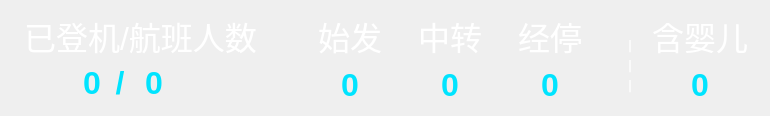
   <widget class="QWidget" name="widget_pplNum" native="true">
    <property name="geometry">
     <rect>
      <x>15</x>
      <y>368</y>
      <width>770</width>
      <height>116</height>
     </rect>
    </property>
    <property name="styleSheet">
     <string notr="true">#widget_pplNum{image: url(:/3实时登机/Images/3实时登机/3.0-3.2/建库人数.png);}</string>
    </property>
    <widget class="QLabel" name="label_countTotal">
     <property name="geometry">
      <rect>
       <x>145</x>
       <y>60</y>
       <width>81</width>
       <height>45</height>
      </rect>
     </property>
     <property name="minimumSize">
      <size>
       <width>0</width>
       <height>0</height>
      </size>
     </property>
     <property name="maximumSize">
      <size>
       <width>16677725</width>
       <height>16777215</height>
      </size>
     </property>
     <property name="font">
      <font>
       <pointsize>24</pointsize>
       <weight>75</weight>
       <bold>true</bold>
      </font>
     </property>
     <property name="styleSheet">
      <string notr="true">color: rgb(0, 228, 255);</string>
     </property>
     <property name="text">
      <string>0</string>
     </property>
     <property name="alignment">
      <set>Qt::AlignLeading|Qt::AlignLeft|Qt::AlignVCenter</set>
     </property>
    </widget>
    <widget class="QLabel" name="label_text0">
     <property name="geometry">
      <rect>
       <x>110</x>
       <y>60</y>
       <width>20</width>
       <height>45</height>
      </rect>
     </property>
     <property name="minimumSize">
      <size>
       <width>20</width>
       <height>0</height>
      </size>
     </property>
     <property name="maximumSize">
      <size>
       <width>20</width>
       <height>16777215</height>
      </size>
     </property>
     <property name="font">
      <font>
       <pointsize>24</pointsize>
       <weight>75</weight>
       <bold>true</bold>
      </font>
     </property>
     <property name="styleSheet">
      <string notr="true">color: rgb(0, 228, 255);</string>
     </property>
     <property name="text">
      <string>/</string>
     </property>
     <property name="alignment">
      <set>Qt::AlignCenter</set>
     </property>
    </widget>
    <widget class="QLabel" name="label_1text">
     <property name="geometry">
      <rect>
       <x>20</x>
       <y>13</y>
       <width>241</width>
       <height>45</height>
      </rect>
     </property>
     <property name="minimumSize">
      <size>
       <width>0</width>
       <height>0</height>
      </size>
     </property>
     <property name="maximumSize">
      <size>
       <width>16777215</width>
       <height>16777215</height>
      </size>
     </property>
     <property name="font">
      <font>
       <pointsize>24</pointsize>
      </font>
     </property>
     <property name="styleSheet">
      <string notr="true">color: rgb(255, 255, 255);</string>
     </property>
     <property name="text">
      <string>已登机/航班人数</string>
     </property>
     <property name="alignment">
      <set>Qt::AlignCenter</set>
     </property>
    </widget>
    <widget class="QSplitter" name="splitter_3">
     <property name="geometry">
      <rect>
       <x>300</x>
       <y>7</y>
       <width>100</width>
       <height>99</height>
      </rect>
     </property>
     <property name="minimumSize">
      <size>
       <width>100</width>
       <height>0</height>
      </size>
     </property>
     <property name="maximumSize">
      <size>
       <width>130</width>
       <height>16777215</height>
      </size>
     </property>
     <property name="orientation">
      <enum>Qt::Vertical</enum>
     </property>
     <property name="handleWidth">
      <number>0</number>
     </property>
     <widget class="QLabel" name="label_2text">
      <property name="minimumSize">
       <size>
        <width>100</width>
        <height>0</height>
       </size>
      </property>
      <property name="maximumSize">
       <size>
        <width>130</width>
        <height>16777215</height>
       </size>
      </property>
      <property name="font">
       <font>
        <pointsize>24</pointsize>
       </font>
      </property>
      <property name="styleSheet">
       <string notr="true">color: rgb(255, 255, 255);</string>
      </property>
      <property name="text">
       <string>始发</string>
      </property>
      <property name="alignment">
       <set>Qt::AlignCenter</set>
      </property>
     </widget>
     <widget class="QLabel" name="label_countStart">
      <property name="minimumSize">
       <size>
        <width>100</width>
        <height>0</height>
       </size>
      </property>
      <property name="maximumSize">
       <size>
        <width>130</width>
        <height>16777215</height>
       </size>
      </property>
      <property name="font">
       <font>
        <pointsize>24</pointsize>
        <weight>75</weight>
        <bold>true</bold>
       </font>
      </property>
      <property name="styleSheet">
       <string notr="true">color: rgb(0, 228, 255);</string>
      </property>
      <property name="text">
       <string>0</string>
      </property>
      <property name="alignment">
       <set>Qt::AlignCenter</set>
      </property>
     </widget>
    </widget>
    <widget class="QSplitter" name="splitter_4">
     <property name="geometry">
      <rect>
       <x>400</x>
       <y>7</y>
       <width>100</width>
       <height>99</height>
      </rect>
     </property>
     <property name="minimumSize">
      <size>
       <width>100</width>
       <height>0</height>
      </size>
     </property>
     <property name="maximumSize">
      <size>
       <width>130</width>
       <height>16777215</height>
      </size>
     </property>
     <property name="orientation">
      <enum>Qt::Vertical</enum>
     </property>
     <property name="handleWidth">
      <number>0</number>
     </property>
     <widget class="QLabel" name="label_3text">
      <property name="minimumSize">
       <size>
        <width>100</width>
        <height>0</height>
       </size>
      </property>
      <property name="maximumSize">
       <size>
        <width>130</width>
        <height>16777215</height>
       </size>
      </property>
      <property name="font">
       <font>
        <pointsize>24</pointsize>
       </font>
      </property>
      <property name="styleSheet">
       <string notr="true">color: rgb(255, 255, 255);</string>
      </property>
      <property name="text">
       <string>中转</string>
      </property>
      <property name="alignment">
       <set>Qt::AlignCenter</set>
      </property>
     </widget>
     <widget class="QLabel" name="label_countTransfer">
      <property name="minimumSize">
       <size>
        <width>100</width>
        <height>0</height>
       </size>
      </property>
      <property name="maximumSize">
       <size>
        <width>130</width>
        <height>16777215</height>
       </size>
      </property>
      <property name="font">
       <font>
        <pointsize>24</pointsize>
        <weight>75</weight>
        <bold>true</bold>
       </font>
      </property>
      <property name="styleSheet">
       <string notr="true">color: rgb(0, 228, 255);</string>
      </property>
      <property name="text">
       <string>0</string>
      </property>
      <property name="alignment">
       <set>Qt::AlignCenter</set>
      </property>
     </widget>
    </widget>
    <widget class="QSplitter" name="splitter_5">
     <property name="geometry">
      <rect>
       <x>500</x>
       <y>7</y>
       <width>100</width>
       <height>99</height>
      </rect>
     </property>
     <property name="minimumSize">
      <size>
       <width>100</width>
       <height>0</height>
      </size>
     </property>
     <property name="maximumSize">
      <size>
       <width>130</width>
       <height>16777215</height>
      </size>
     </property>
     <property name="orientation">
      <enum>Qt::Vertical</enum>
     </property>
     <property name="handleWidth">
      <number>0</number>
     </property>
     <widget class="QLabel" name="label_text4">
      <property name="minimumSize">
       <size>
        <width>100</width>
        <height>0</height>
       </size>
      </property>
      <property name="maximumSize">
       <size>
        <width>130</width>
        <height>16777215</height>
       </size>
      </property>
      <property name="font">
       <font>
        <pointsize>24</pointsize>
       </font>
      </property>
      <property name="styleSheet">
       <string notr="true">color: rgb(255, 255, 255);</string>
      </property>
      <property name="text">
       <string>经停</string>
      </property>
      <property name="alignment">
       <set>Qt::AlignCenter</set>
      </property>
     </widget>
     <widget class="QLabel" name="label_countMidway">
      <property name="minimumSize">
       <size>
        <width>100</width>
        <height>0</height>
       </size>
      </property>
      <property name="maximumSize">
       <size>
        <width>130</width>
        <height>16777215</height>
       </size>
      </property>
      <property name="font">
       <font>
        <pointsize>24</pointsize>
        <weight>75</weight>
        <bold>true</bold>
       </font>
      </property>
      <property name="styleSheet">
       <string notr="true">color: rgb(0, 228, 255);</string>
      </property>
      <property name="text">
       <string>0</string>
      </property>
      <property name="alignment">
       <set>Qt::AlignCenter</set>
      </property>
     </widget>
    </widget>
    <widget class="QLabel" name="label_countBoarding">
     <property name="geometry">
      <rect>
       <x>20</x>
       <y>60</y>
       <width>81</width>
       <height>45</height>
      </rect>
     </property>
     <property name="minimumSize">
      <size>
       <width>0</width>
       <height>0</height>
      </size>
     </property>
     <property name="maximumSize">
      <size>
       <width>16777215</width>
       <height>16777215</height>
      </size>
     </property>
     <property name="font">
      <font>
       <pointsize>24</pointsize>
       <weight>75</weight>
       <bold>true</bold>
      </font>
     </property>
     <property name="styleSheet">
      <string notr="true">color: rgb(0, 228, 255);</string>
     </property>
     <property name="text">
      <string>0</string>
     </property>
     <property name="alignment">
      <set>Qt::AlignRight|Qt::AlignTrailing|Qt::AlignVCenter</set>
     </property>
    </widget>
    <widget class="QSplitter" name="splitter_6">
     <property name="geometry">
      <rect>
       <x>635</x>
       <y>7</y>
       <width>130</width>
       <height>99</height>
      </rect>
     </property>
     <property name="minimumSize">
      <size>
       <width>100</width>
       <height>0</height>
      </size>
     </property>
     <property name="maximumSize">
      <size>
       <width>130</width>
       <height>16777215</height>
      </size>
     </property>
     <property name="orientation">
      <enum>Qt::Vertical</enum>
     </property>
     <property name="handleWidth">
      <number>0</number>
     </property>
     <widget class="QLabel" name="label_text4_2">
      <property name="minimumSize">
       <size>
        <width>100</width>
        <height>0</height>
       </size>
      </property>
      <property name="maximumSize">
       <size>
        <width>130</width>
        <height>16777215</height>
       </size>
      </property>
      <property name="font">
       <font>
        <pointsize>24</pointsize>
       </font>
      </property>
      <property name="styleSheet">
       <string notr="true">color: rgb(255, 255, 255);</string>
      </property>
      <property name="text">
       <string>含婴儿</string>
      </property>
      <property name="alignment">
       <set>Qt::AlignCenter</set>
      </property>
     </widget>
     <widget class="QLabel" name="label_babyNum">
      <property name="minimumSize">
       <size>
        <width>100</width>
        <height>0</height>
       </size>
      </property>
      <property name="maximumSize">
       <size>
        <width>130</width>
        <height>16777215</height>
       </size>
      </property>
      <property name="font">
       <font>
        <pointsize>24</pointsize>
        <weight>75</weight>
        <bold>true</bold>
       </font>
      </property>
      <property name="styleSheet">
       <string notr="true">color: rgb(0, 228, 255);</string>
      </property>
      <property name="text">
       <string>0</string>
      </property>
      <property name="alignment">
       <set>Qt::AlignCenter</set>
      </property>
     </widget>
    </widget>
    <widget class="QLabel" name="label_verticalSpace">
     <property name="geometry">
      <rect>
       <x>620</x>
       <y>20</y>
       <width>20</width>
       <height>90</height>
      </rect>
     </property>
     <property name="minimumSize">
      <size>
       <width>0</width>
       <height>0</height>
      </size>
     </property>
     <property name="maximumSize">
      <size>
       <width>130</width>
       <height>16777215</height>
      </size>
     </property>
     <property name="font">
      <font>
       <pointsize>10</pointsize>
      </font>
     </property>
     <property name="styleSheet">
      <string notr="true">color: rgb(255, 255, 255);
line-height:8px</string>
     </property>
     <property name="text">
      <string>&lt;p style='line-height:40%'&gt;丨&lt;/p&gt;
&lt;p style='line-height:40%'&gt;丨&lt;/p&gt;
&lt;p&gt;丨&lt;/p&gt;</string>
     </property>
     <property name="alignment">
      <set>Qt::AlignCenter</set>
     </property>
    </widget>
   </widget>
